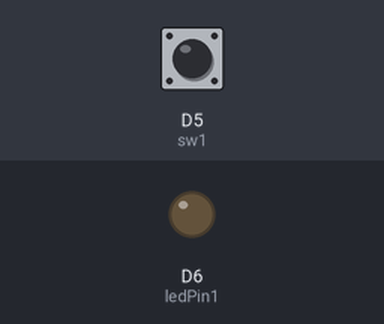
Simulated run of this sketch. Board: ESP8266 (NodeMCU). On the bench: output pins drawn as LEDs (lit = HIGH). Inputs (shaded band) come from the test bench; at power-on: D5 (sw1) HIGH.

Above: at 1.2 s.
1.3 s: D5 (sw1) pulled LOW for 0.15 s
At 1.37 s:
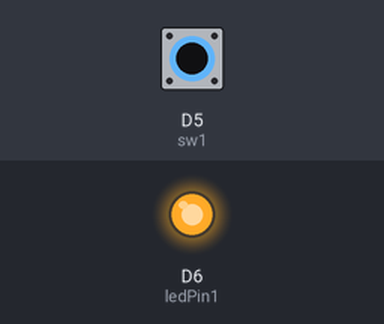
2.9 s: D5 (sw1) pulled LOW for 3.2 s
At 7.2 s:
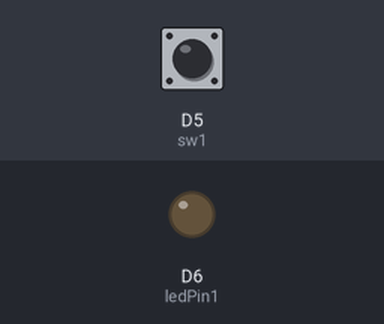
Timing chart, 0 to 8.7 s (numbered marks = the images above; inputs shaded):
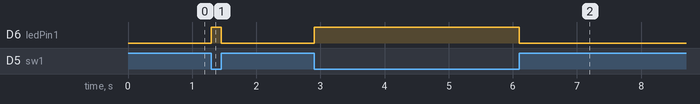

The sketch:

653070310210_sketch3.ino
```cpp
#define sw1 D5
#define ledPin1 D6
int st_sw1 = 0;
void setup() {
  // put your setup code here, to run once:
  pinMode(ledPin1,OUTPUT);
  pinMode(sw1,INPUT);
}

void loop() {
  // put your main code here, to run repeatedly:
  st_sw1 = digitalRead(sw1);
  digitalWrite(ledPin1,not(st_sw1));
}
```

Measured:
- after the input at 1.3 s, D6 (ledPin1): LOW → HIGH at once, → LOW 0.15 s later
- after the input at 2.9 s, D6 (ledPin1): LOW → HIGH at once, → LOW 3.2 s later
